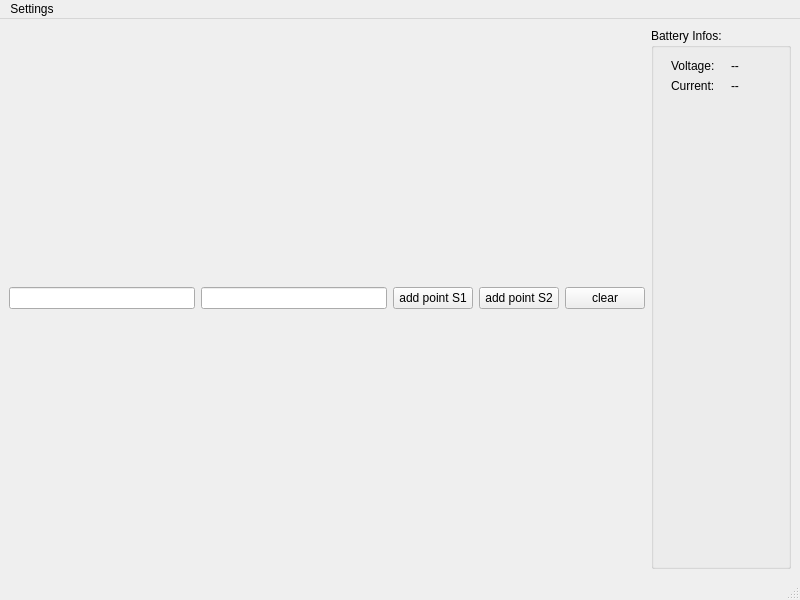
<?xml version="1.0" encoding="UTF-8"?>
<ui version="4.0">
 <class>MainWindow</class>
 <widget class="QMainWindow" name="MainWindow">
  <property name="geometry">
   <rect>
    <x>0</x>
    <y>0</y>
    <width>800</width>
    <height>600</height>
   </rect>
  </property>
  <property name="windowTitle">
   <string>MPPT Charging Controller Visualizer</string>
  </property>
  <property name="windowIcon">
   <iconset>
    <normaloff>../../../Desktop/LogoMakr_6C4xqV.png</normaloff>../../../Desktop/LogoMakr_6C4xqV.png</iconset>
  </property>
  <widget class="QWidget" name="widget">
   <layout class="QVBoxLayout" name="verticalLayout">
    <item>
     <layout class="QGridLayout" name="gridLayout">
      <item row="0" column="0">
       <layout class="QHBoxLayout" name="horizontalLayout"/>
      </item>
     </layout>
    </item>
    <item>
     <layout class="QHBoxLayout" name="horizontalLayout_2">
      <item>
       <widget class="QLineEdit" name="lineEdit_x">
        <property name="sizePolicy">
         <sizepolicy hsizetype="Expanding" vsizetype="Fixed">
          <horstretch>0</horstretch>
          <verstretch>0</verstretch>
         </sizepolicy>
        </property>
       </widget>
      </item>
      <item>
       <widget class="QLineEdit" name="lineEdit_y">
        <property name="sizePolicy">
         <sizepolicy hsizetype="MinimumExpanding" vsizetype="Fixed">
          <horstretch>0</horstretch>
          <verstretch>0</verstretch>
         </sizepolicy>
        </property>
       </widget>
      </item>
      <item>
       <widget class="QPushButton" name="pushButton_2">
        <property name="text">
         <string>add point S1</string>
        </property>
       </widget>
      </item>
      <item>
       <widget class="QPushButton" name="pushButton_3">
        <property name="text">
         <string>add point S2</string>
        </property>
       </widget>
      </item>
      <item>
       <widget class="QPushButton" name="pushButton">
        <property name="sizePolicy">
         <sizepolicy hsizetype="Fixed" vsizetype="Fixed">
          <horstretch>0</horstretch>
          <verstretch>0</verstretch>
         </sizepolicy>
        </property>
        <property name="contextMenuPolicy">
         <enum>Qt::DefaultContextMenu</enum>
        </property>
        <property name="text">
         <string>clear</string>
        </property>
       </widget>
      </item>
      <item>
       <layout class="QVBoxLayout" name="verticalLayout_2">
        <item>
         <widget class="QGroupBox" name="groupBox">
          <property name="sizePolicy">
           <sizepolicy hsizetype="Minimum" vsizetype="Minimum">
            <horstretch>0</horstretch>
            <verstretch>0</verstretch>
           </sizepolicy>
          </property>
          <property name="minimumSize">
           <size>
            <width>140</width>
            <height>80</height>
           </size>
          </property>
          <property name="title">
           <string>Battery Infos: </string>
          </property>
          <widget class="QLabel" name="label">
           <property name="geometry">
            <rect>
             <x>20</x>
             <y>30</y>
             <width>55</width>
             <height>16</height>
            </rect>
           </property>
           <property name="text">
            <string>Voltage:</string>
           </property>
          </widget>
          <widget class="QLabel" name="label_2">
           <property name="geometry">
            <rect>
             <x>20</x>
             <y>50</y>
             <width>55</width>
             <height>16</height>
            </rect>
           </property>
           <property name="text">
            <string>Current:</string>
           </property>
          </widget>
          <widget class="QLabel" name="bat_V">
           <property name="geometry">
            <rect>
             <x>80</x>
             <y>30</y>
             <width>55</width>
             <height>16</height>
            </rect>
           </property>
           <property name="text">
            <string>--</string>
           </property>
          </widget>
          <widget class="QLabel" name="bat_I">
           <property name="geometry">
            <rect>
             <x>80</x>
             <y>50</y>
             <width>55</width>
             <height>16</height>
            </rect>
           </property>
           <property name="text">
            <string>--</string>
           </property>
          </widget>
         </widget>
        </item>
       </layout>
      </item>
     </layout>
    </item>
   </layout>
  </widget>
  <widget class="QMenuBar" name="menubar">
   <property name="geometry">
    <rect>
     <x>0</x>
     <y>0</y>
     <width>800</width>
     <height>21</height>
    </rect>
   </property>
   <widget class="QMenu" name="menuCOM_Port_Config">
    <property name="title">
     <string>Settings</string>
    </property>
    <addaction name="actionCOM_Port_Config"/>
   </widget>
   <addaction name="menuCOM_Port_Config"/>
  </widget>
  <widget class="QStatusBar" name="statusbar"/>
  <action name="actionCOM_Port_Config">
   <property name="text">
    <string>COM Port Config</string>
   </property>
  </action>
 </widget>
 <resources/>
 <connections/>
</ui>
